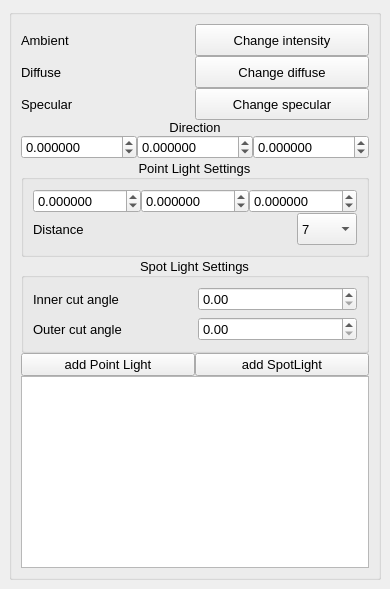
  <widget class="QDockWidget" name="dockWidget_light">
   <property name="maximumSize">
    <size>
     <width>500</width>
     <height>524287</height>
    </size>
   </property>
   <property name="features">
    <set>QDockWidget::DockWidgetClosable|QDockWidget::DockWidgetFloatable|QDockWidget::DockWidgetMovable</set>
   </property>
   <property name="allowedAreas">
    <set>Qt::LeftDockWidgetArea|Qt::RightDockWidgetArea</set>
   </property>
   <property name="windowTitle">
    <string>Light Settings</string>
   </property>
   <attribute name="dockWidgetArea">
    <number>2</number>
   </attribute>
   <widget class="QWidget" name="dockWidgetContents_light">
    <layout class="QHBoxLayout" name="horizontalLayout_11">
     <item>
      <widget class="QGroupBox" name="gb_slight">
       <property name="sizePolicy">
        <sizepolicy hsizetype="Preferred" vsizetype="Preferred">
         <horstretch>0</horstretch>
         <verstretch>0</verstretch>
        </sizepolicy>
       </property>
       <property name="minimumSize">
        <size>
         <width>0</width>
         <height>0</height>
        </size>
       </property>
       <property name="font">
        <font>
         <pointsize>10</pointsize>
        </font>
       </property>
       <property name="title">
        <string/>
       </property>
       <property name="alignment">
        <set>Qt::AlignCenter</set>
       </property>
       <layout class="QVBoxLayout" name="verticalLayout_13">
        <property name="spacing">
         <number>0</number>
        </property>
        <item>
         <layout class="QVBoxLayout" name="dirLightLayout">
          <property name="spacing">
           <number>0</number>
          </property>
          <item>
           <layout class="QVBoxLayout" name="verticalLayout_15">
            <property name="spacing">
             <number>0</number>
            </property>
            <item>
             <layout class="QHBoxLayout" name="horizontalLayout_19">
              <item>
               <widget class="QLabel" name="label_9">
                <property name="text">
                 <string>Ambient</string>
                </property>
               </widget>
              </item>
              <item>
               <widget class="QPushButton" name="intensityLight_btn">
                <property name="minimumSize">
                 <size>
                  <width>0</width>
                  <height>32</height>
                 </size>
                </property>
                <property name="text">
                 <string>Change intensity</string>
                </property>
               </widget>
              </item>
             </layout>
            </item>
            <item>
             <layout class="QHBoxLayout" name="horizontalLayout_18">
              <item>
               <widget class="QLabel" name="label_10">
                <property name="text">
                 <string>Diffuse</string>
                </property>
               </widget>
              </item>
              <item>
               <widget class="QPushButton" name="diffuseLigh_btn">
                <property name="minimumSize">
                 <size>
                  <width>0</width>
                  <height>32</height>
                 </size>
                </property>
                <property name="text">
                 <string>Change diffuse</string>
                </property>
               </widget>
              </item>
             </layout>
            </item>
           </layout>
          </item>
          <item>
           <layout class="QHBoxLayout" name="horizontalLayout_17">
            <property name="spacing">
             <number>0</number>
            </property>
            <item>
             <widget class="QLabel" name="label_11">
              <property name="text">
               <string>Specular</string>
              </property>
             </widget>
            </item>
            <item>
             <widget class="QPushButton" name="specularLight_btn">
              <property name="minimumSize">
               <size>
                <width>0</width>
                <height>32</height>
               </size>
              </property>
              <property name="text">
               <string>Change specular</string>
              </property>
             </widget>
            </item>
           </layout>
          </item>
          <item>
           <widget class="QLabel" name="label_4">
            <property name="text">
             <string>Direction</string>
            </property>
            <property name="alignment">
             <set>Qt::AlignCenter</set>
            </property>
           </widget>
          </item>
          <item>
           <layout class="QHBoxLayout" name="horizontalLayout_12">
            <item>
             <widget class="QDoubleSpinBox" name="directionLight_x_spb">
              <property name="decimals">
               <number>6</number>
              </property>
              <property name="minimum">
               <double>-1.000000000000000</double>
              </property>
              <property name="maximum">
               <double>1.000000000000000</double>
              </property>
              <property name="singleStep">
               <double>0.010000000000000</double>
              </property>
             </widget>
            </item>
            <item>
             <widget class="QDoubleSpinBox" name="directionLight_y_spb">
              <property name="decimals">
               <number>6</number>
              </property>
              <property name="minimum">
               <double>-1.000000000000000</double>
              </property>
              <property name="maximum">
               <double>1.000000000000000</double>
              </property>
              <property name="singleStep">
               <double>0.010000000000000</double>
              </property>
             </widget>
            </item>
            <item>
             <widget class="QDoubleSpinBox" name="directionLight_z_spb">
              <property name="decimals">
               <number>6</number>
              </property>
              <property name="minimum">
               <double>-1.000000000000000</double>
              </property>
              <property name="maximum">
               <double>1.000000000000000</double>
              </property>
              <property name="singleStep">
               <double>0.010000000000000</double>
              </property>
             </widget>
            </item>
           </layout>
          </item>
         </layout>
        </item>
        <item>
         <widget class="QGroupBox" name="PointLightbox">
          <property name="title">
           <string>Point Light Settings</string>
          </property>
          <property name="alignment">
           <set>Qt::AlignCenter</set>
          </property>
          <layout class="QVBoxLayout" name="pointLightLayout">
           <property name="spacing">
            <number>0</number>
           </property>
           <item>
            <layout class="QHBoxLayout" name="horizontalLayout_13">
             <item>
              <widget class="QDoubleSpinBox" name="positionLight_x_spb">
               <property name="decimals">
                <number>6</number>
               </property>
               <property name="minimum">
                <double>-1000.000000000000000</double>
               </property>
               <property name="maximum">
                <double>1000.000000000000000</double>
               </property>
               <property name="singleStep">
                <double>0.010000000000000</double>
               </property>
              </widget>
             </item>
             <item>
              <widget class="QDoubleSpinBox" name="positionLight_y_spb">
               <property name="decimals">
                <number>6</number>
               </property>
               <property name="minimum">
                <double>-1000.000000000000000</double>
               </property>
               <property name="maximum">
                <double>1000.000000000000000</double>
               </property>
               <property name="singleStep">
                <double>0.010000000000000</double>
               </property>
              </widget>
             </item>
             <item>
              <widget class="QDoubleSpinBox" name="positionLight_z_spb">
               <property name="decimals">
                <number>6</number>
               </property>
               <property name="minimum">
                <double>-1000.000000000000000</double>
               </property>
               <property name="maximum">
                <double>1000.000000000000000</double>
               </property>
               <property name="singleStep">
                <double>0.010000000000000</double>
               </property>
              </widget>
             </item>
            </layout>
           </item>
           <item>
            <layout class="QHBoxLayout" name="horizontalLayout_27">
             <item>
              <widget class="QLabel" name="label_19">
               <property name="text">
                <string>Distance</string>
               </property>
              </widget>
             </item>
             <item>
              <widget class="QComboBox" name="distanceLight_cbx">
               <property name="minimumSize">
                <size>
                 <width>16</width>
                 <height>32</height>
                </size>
               </property>
               <property name="maximumSize">
                <size>
                 <width>60</width>
                 <height>16777215</height>
                </size>
               </property>
               <item>
                <property name="text">
                 <string>7</string>
                </property>
               </item>
               <item>
                <property name="text">
                 <string>13</string>
                </property>
               </item>
               <item>
                <property name="text">
                 <string>20</string>
                </property>
               </item>
               <item>
                <property name="text">
                 <string>32</string>
                </property>
               </item>
               <item>
                <property name="text">
                 <string>50</string>
                </property>
               </item>
               <item>
                <property name="text">
                 <string>65</string>
                </property>
               </item>
               <item>
                <property name="text">
                 <string>100</string>
                </property>
               </item>
               <item>
                <property name="text">
                 <string>160</string>
                </property>
               </item>
               <item>
                <property name="text">
                 <string>200</string>
                </property>
               </item>
               <item>
                <property name="text">
                 <string>325</string>
                </property>
               </item>
               <item>
                <property name="text">
                 <string>600</string>
                </property>
               </item>
               <item>
                <property name="text">
                 <string>3250</string>
                </property>
               </item>
              </widget>
             </item>
            </layout>
           </item>
          </layout>
         </widget>
        </item>
        <item>
         <widget class="QGroupBox" name="SpotLightBox">
          <property name="sizePolicy">
           <sizepolicy hsizetype="Preferred" vsizetype="Minimum">
            <horstretch>0</horstretch>
            <verstretch>0</verstretch>
           </sizepolicy>
          </property>
          <property name="title">
           <string>Spot Light Settings</string>
          </property>
          <property name="alignment">
           <set>Qt::AlignCenter</set>
          </property>
          <layout class="QVBoxLayout" name="spotLightLayout">
           <item>
            <layout class="QHBoxLayout" name="horizontalLayout_14">
             <item>
              <widget class="QLabel" name="label_6">
               <property name="text">
                <string>Inner cut angle</string>
               </property>
              </widget>
             </item>
             <item>
              <widget class="QDoubleSpinBox" name="cutLight_spb">
               <property name="singleStep">
                <double>0.010000000000000</double>
               </property>
              </widget>
             </item>
            </layout>
           </item>
           <item>
            <layout class="QHBoxLayout" name="horizontalLayout_15">
             <item>
              <widget class="QLabel" name="label_7">
               <property name="text">
                <string>Outer cut angle</string>
               </property>
              </widget>
             </item>
             <item>
              <widget class="QDoubleSpinBox" name="outerCutLight_spb">
               <property name="singleStep">
                <double>0.010000000000000</double>
               </property>
              </widget>
             </item>
            </layout>
           </item>
          </layout>
         </widget>
        </item>
        <item>
         <layout class="QHBoxLayout" name="addLightLayout">
          <item>
           <widget class="QPushButton" name="add_point_light_btn">
            <property name="text">
             <string>add Point Light</string>
            </property>
           </widget>
          </item>
          <item>
           <widget class="QPushButton" name="add_spot_light_btn">
            <property name="text">
             <string>add SpotLight</string>
            </property>
           </widget>
          </item>
         </layout>
        </item>
        <item>
         <widget class="QTreeView" name="treeLights">
          <property name="minimumSize">
           <size>
            <width>0</width>
            <height>100</height>
           </size>
          </property>
         </widget>
        </item>
       </layout>
      </widget>
     </item>
    </layout>
   </widget>
  </widget>
